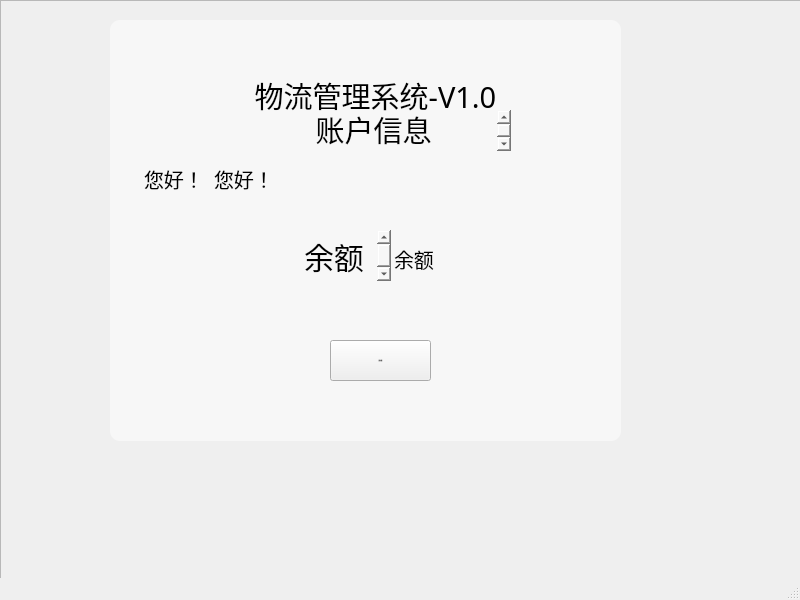
<?xml version="1.0" encoding="UTF-8"?>
<ui version="4.0">
 <class>pocket</class>
 <widget class="QMainWindow" name="pocket">
  <property name="geometry">
   <rect>
    <x>0</x>
    <y>0</y>
    <width>800</width>
    <height>600</height>
   </rect>
  </property>
  <property name="windowTitle">
   <string>MainWindow</string>
  </property>
  <property name="styleSheet">
   <string notr="true">#pocket{border-image: url(:/img/navi_background.png);}
</string>
  </property>
  <widget class="QWidget" name="centralwidget">
   <widget class="QFrame" name="mainFrame">
    <property name="geometry">
     <rect>
      <x>0</x>
      <y>0</y>
      <width>811</width>
      <height>591</height>
     </rect>
    </property>
    <property name="styleSheet">
     <string notr="true"/>
    </property>
    <property name="frameShape">
     <enum>QFrame::StyledPanel</enum>
    </property>
    <property name="frameShadow">
     <enum>QFrame::Raised</enum>
    </property>
    <widget class="QTextBrowser" name="textBrowser">
     <property name="geometry">
      <rect>
       <x>110</x>
       <y>20</y>
       <width>511</width>
       <height>421</height>
      </rect>
     </property>
     <property name="styleSheet">
      <string notr="true">border-width:0px;
border-style:outset;
border-radius:10px;
background-color:rgba(255,255,255,0.5);</string>
     </property>
    </widget>
    <widget class="QTextBrowser" name="money_title">
     <property name="geometry">
      <rect>
       <x>300</x>
       <y>230</y>
       <width>91</width>
       <height>51</height>
      </rect>
     </property>
     <property name="font">
      <font>
       <family>SimHei</family>
       <pointsize>-1</pointsize>
       <weight>50</weight>
       <italic>false</italic>
       <bold>false</bold>
      </font>
     </property>
     <property name="styleSheet">
      <string notr="true">background-color: rgba(255, 255, 255,0);
border-width:0;border-style:outset;
font:30px &quot;SimHei&quot;</string>
     </property>
     <property name="html">
      <string>&lt;!DOCTYPE HTML PUBLIC &quot;-//W3C//DTD HTML 4.0//EN&quot; &quot;http://www.w3.org/TR/REC-html40/strict.dtd&quot;&gt;
&lt;html&gt;&lt;head&gt;&lt;meta name=&quot;qrichtext&quot; content=&quot;1&quot; /&gt;&lt;style type=&quot;text/css&quot;&gt;
p, li { white-space: pre-wrap; }
&lt;/style&gt;&lt;/head&gt;&lt;body style=&quot; font-family:'SimHei'; font-size:30px; font-weight:400; font-style:normal;&quot;&gt;
&lt;p style=&quot; margin-top:0px; margin-bottom:0px; margin-left:0px; margin-right:0px; -qt-block-indent:0; text-indent:0px;&quot;&gt;&lt;span style=&quot; font-family:'黑体'; font-size:30px;&quot;&gt;余额&lt;/span&gt;&lt;/p&gt;&lt;/body&gt;&lt;/html&gt;</string>
     </property>
    </widget>
    <widget class="QPushButton" name="addMoney">
     <property name="geometry">
      <rect>
       <x>330</x>
       <y>340</y>
       <width>101</width>
       <height>41</height>
      </rect>
     </property>
     <property name="font">
      <font>
       <family>SimHei</family>
       <pointsize>-1</pointsize>
       <weight>50</weight>
       <italic>false</italic>
       <bold>false</bold>
      </font>
     </property>
     <property name="styleSheet">
      <string notr="true">font:20px &quot;SimHei&quot;</string>
     </property>
     <property name="text">
      <string>余额充值</string>
     </property>
    </widget>
    <widget class="QTextBrowser" name="money_left">
     <property name="geometry">
      <rect>
       <x>390</x>
       <y>240</y>
       <width>181</width>
       <height>41</height>
      </rect>
     </property>
     <property name="font">
      <font>
       <family>SimHei</family>
       <pointsize>-1</pointsize>
       <weight>50</weight>
       <italic>false</italic>
       <bold>false</bold>
      </font>
     </property>
     <property name="styleSheet">
      <string notr="true">background-color: rgba(255, 255, 255,0);
border-width:0;border-style:outset;
font:20px &quot;SimHei&quot;</string>
     </property>
     <property name="html">
      <string>&lt;!DOCTYPE HTML PUBLIC &quot;-//W3C//DTD HTML 4.0//EN&quot; &quot;http://www.w3.org/TR/REC-html40/strict.dtd&quot;&gt;
&lt;html&gt;&lt;head&gt;&lt;meta name=&quot;qrichtext&quot; content=&quot;1&quot; /&gt;&lt;style type=&quot;text/css&quot;&gt;
p, li { white-space: pre-wrap; }
&lt;/style&gt;&lt;/head&gt;&lt;body style=&quot; font-family:'SimHei'; font-size:20px; font-weight:400; font-style:normal;&quot;&gt;
&lt;p style=&quot; margin-top:0px; margin-bottom:0px; margin-left:0px; margin-right:0px; -qt-block-indent:0; text-indent:0px;&quot;&gt;&lt;span style=&quot; font-family:'黑体'; font-size:20px;&quot;&gt;余额&lt;/span&gt;&lt;/p&gt;&lt;/body&gt;&lt;/html&gt;</string>
     </property>
    </widget>
    <widget class="QTextBrowser" name="title">
     <property name="geometry">
      <rect>
       <x>220</x>
       <y>70</y>
       <width>311</width>
       <height>61</height>
      </rect>
     </property>
     <property name="font">
      <font>
       <family>SimHei</family>
       <pointsize>-1</pointsize>
       <weight>50</weight>
       <italic>false</italic>
       <bold>false</bold>
      </font>
     </property>
     <property name="styleSheet">
      <string notr="true">background-color: rgba(255, 255, 255,0);
border-width:0;border-style:outset;
font:29px &quot;SimHei&quot;;</string>
     </property>
     <property name="html">
      <string>&lt;!DOCTYPE HTML PUBLIC &quot;-//W3C//DTD HTML 4.0//EN&quot; &quot;http://www.w3.org/TR/REC-html40/strict.dtd&quot;&gt;
&lt;html&gt;&lt;head&gt;&lt;meta name=&quot;qrichtext&quot; content=&quot;1&quot; /&gt;&lt;style type=&quot;text/css&quot;&gt;
p, li { white-space: pre-wrap; }
&lt;/style&gt;&lt;/head&gt;&lt;body style=&quot; font-family:'SimHei'; font-size:29px; font-weight:400; font-style:normal;&quot;&gt;
&lt;p align=&quot;center&quot; style=&quot; margin-top:0px; margin-bottom:0px; margin-left:0px; margin-right:0px; -qt-block-indent:0; text-indent:0px;&quot;&gt;&lt;span style=&quot; font-family:'黑体'; font-size:29px;&quot;&gt;物流管理系统-V1.0&lt;/span&gt;&lt;/p&gt;&lt;/body&gt;&lt;/html&gt;</string>
     </property>
    </widget>
    <widget class="QTextBrowser" name="title2">
     <property name="geometry">
      <rect>
       <x>250</x>
       <y>110</y>
       <width>261</width>
       <height>41</height>
      </rect>
     </property>
     <property name="font">
      <font>
       <family>SimHei</family>
       <pointsize>-1</pointsize>
       <weight>50</weight>
       <italic>false</italic>
       <bold>false</bold>
      </font>
     </property>
     <property name="styleSheet">
      <string notr="true">background-color: rgba(255, 255, 255,0);
border-width:0;border-style:outset;
font:29px &quot;SimHei&quot;;</string>
     </property>
     <property name="html">
      <string>&lt;!DOCTYPE HTML PUBLIC &quot;-//W3C//DTD HTML 4.0//EN&quot; &quot;http://www.w3.org/TR/REC-html40/strict.dtd&quot;&gt;
&lt;html&gt;&lt;head&gt;&lt;meta name=&quot;qrichtext&quot; content=&quot;1&quot; /&gt;&lt;style type=&quot;text/css&quot;&gt;
p, li { white-space: pre-wrap; }
&lt;/style&gt;&lt;/head&gt;&lt;body style=&quot; font-family:'SimHei'; font-size:29px; font-weight:400; font-style:normal;&quot;&gt;
&lt;p align=&quot;center&quot; style=&quot; margin-top:0px; margin-bottom:0px; margin-left:0px; margin-right:0px; -qt-block-indent:0; text-indent:0px;&quot;&gt;&lt;span style=&quot; font-family:'黑体'; font-size:29px;&quot;&gt;账户信息&lt;/span&gt;&lt;/p&gt;&lt;/body&gt;&lt;/html&gt;</string>
     </property>
    </widget>
    <widget class="QTextBrowser" name="title3_2">
     <property name="geometry">
      <rect>
       <x>140</x>
       <y>160</y>
       <width>81</width>
       <height>41</height>
      </rect>
     </property>
     <property name="font">
      <font>
       <family>SimHei</family>
       <pointsize>-1</pointsize>
       <weight>50</weight>
       <italic>false</italic>
       <bold>false</bold>
      </font>
     </property>
     <property name="styleSheet">
      <string notr="true">background-color: rgba(255, 255, 255,0);
border-width:0;border-style:outset;
font:20px &quot;SimHei&quot;;</string>
     </property>
     <property name="html">
      <string>&lt;!DOCTYPE HTML PUBLIC &quot;-//W3C//DTD HTML 4.0//EN&quot; &quot;http://www.w3.org/TR/REC-html40/strict.dtd&quot;&gt;
&lt;html&gt;&lt;head&gt;&lt;meta name=&quot;qrichtext&quot; content=&quot;1&quot; /&gt;&lt;style type=&quot;text/css&quot;&gt;
p, li { white-space: pre-wrap; }
&lt;/style&gt;&lt;/head&gt;&lt;body style=&quot; font-family:'SimHei'; font-size:20px; font-weight:400; font-style:normal;&quot;&gt;
&lt;p style=&quot; margin-top:0px; margin-bottom:0px; margin-left:0px; margin-right:0px; -qt-block-indent:0; text-indent:0px;&quot;&gt;&lt;span style=&quot; font-family:'黑体'; font-size:20px;&quot;&gt;您好！&lt;/span&gt;&lt;/p&gt;&lt;/body&gt;&lt;/html&gt;</string>
     </property>
    </widget>
    <widget class="QTextBrowser" name="name">
     <property name="geometry">
      <rect>
       <x>210</x>
       <y>160</y>
       <width>81</width>
       <height>41</height>
      </rect>
     </property>
     <property name="font">
      <font>
       <family>SimHei</family>
       <pointsize>-1</pointsize>
       <weight>50</weight>
       <italic>false</italic>
       <bold>false</bold>
      </font>
     </property>
     <property name="styleSheet">
      <string notr="true">background-color: rgba(255, 255, 255,0);
border-width:0;border-style:outset;
font:20px &quot;SimHei&quot;;</string>
     </property>
     <property name="html">
      <string>&lt;!DOCTYPE HTML PUBLIC &quot;-//W3C//DTD HTML 4.0//EN&quot; &quot;http://www.w3.org/TR/REC-html40/strict.dtd&quot;&gt;
&lt;html&gt;&lt;head&gt;&lt;meta name=&quot;qrichtext&quot; content=&quot;1&quot; /&gt;&lt;style type=&quot;text/css&quot;&gt;
p, li { white-space: pre-wrap; }
&lt;/style&gt;&lt;/head&gt;&lt;body style=&quot; font-family:'SimHei'; font-size:20px; font-weight:400; font-style:normal;&quot;&gt;
&lt;p style=&quot; margin-top:0px; margin-bottom:0px; margin-left:0px; margin-right:0px; -qt-block-indent:0; text-indent:0px;&quot;&gt;&lt;span style=&quot; font-family:'黑体'; font-size:20px;&quot;&gt;您好！&lt;/span&gt;&lt;/p&gt;&lt;/body&gt;&lt;/html&gt;</string>
     </property>
    </widget>
   </widget>
  </widget>
  <widget class="QMenuBar" name="menubar">
   <property name="geometry">
    <rect>
     <x>0</x>
     <y>0</y>
     <width>800</width>
     <height>23</height>
    </rect>
   </property>
  </widget>
  <widget class="QStatusBar" name="statusbar"/>
 </widget>
 <resources/>
 <connections/>
</ui>
